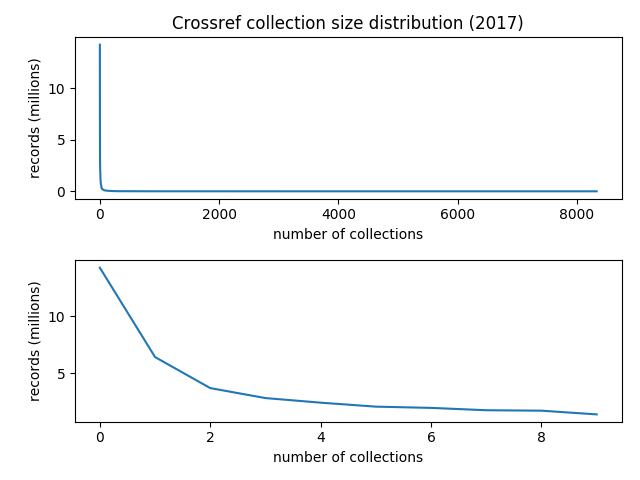

This chart was generated by the following Python code:
# coding: utf-8

import json
import matplotlib.pyplot as plt
import itertools
from matplotlib.ticker import FormatStrFormatter


def grouper(iterable, n, fillvalue=None):
    "Collect data into fixed-length chunks or blocks"
    args = [iter(iterable)] * n
    return itertools.izip_longest(fillvalue=fillvalue, *args)

with open('facets.json') as handle:
    doc = json.load(handle)

Y = [size / 1000000. for _, size in grouper(doc, 2)]
X = range(len(Y))

fig, (ax1, ax2) = plt.subplots(2)
ax1.yaxis.set_major_formatter(FormatStrFormatter('%.0f'))

ax1.plot(X, Y)
ax1.set_title('Crossref collection size distribution (2017)')
ax1.set_xlabel('number of collections')
ax1.set_ylabel('records (millions)')

ax2.plot(X[:10], Y[:10])
ax2.set_xlabel('number of collections')
ax2.set_ylabel('records (millions)')

plt.tight_layout()
plt.savefig('facets.png')
